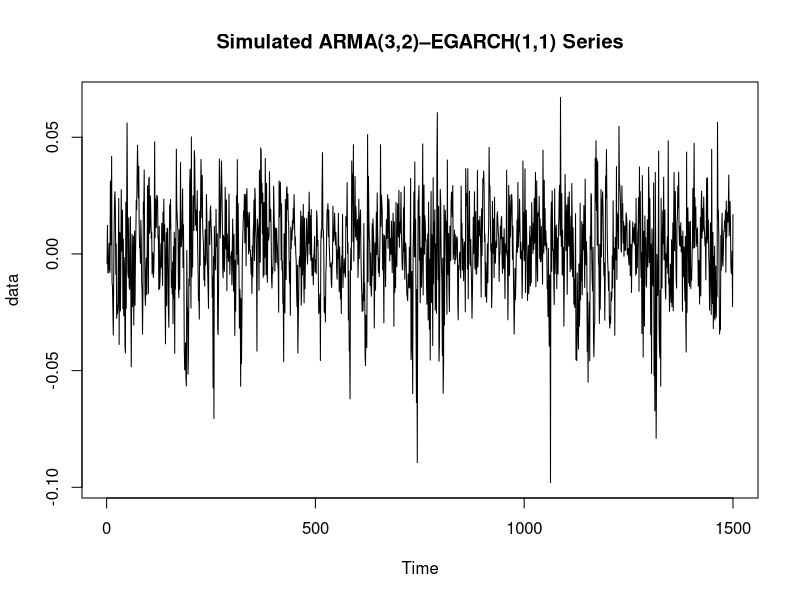

Reproduce this figure in R. (Note: this script raises an error after producing the figure.)
dgp_process <- function(n, p, q, phi, theta, garch){
  #n: Length of data set
  #p,q: ARMA(p,q)
  #phi: c(Φ1, Φ2, Φ3)
  #theta: c(θ1, θ2)
  #egarch: (ω, α, γ, β)
  
  if ((p != length(phi)) || (q != length(theta))) return("Model order does NOT match input length")
  # Setting up arrays
  data <- numeric(n)
  eps <- numeric(n)
  sig2 <- numeric(n)
  z <- rnorm(n, mean=0, sd=1)
  
  # Initiation
  E_z = sqrt(2/pi) # Assuming z ~ N(0,1)
  sig2[1] <- exp(garch[1] / (1-garch[3]))
  eps[1] <- sqrt(sig2[1]) * z[1]
  data[1] <- eps[1]
  
  for (t in 2:n){
    z_lag <- eps[t-1] / sqrt(sig2[t-1])
    log_sig2_t <- garch[1] + garch[2]*(abs(z_lag)-E_z) + garch[3]*z_lag + garch[4]*log(sig2[t-1])
    sig2[t] <- exp(log_sig2_t)
    
    eps[t] <- sqrt(sig2[t]) * z[t]
    
    ar_value <- 0
    ma_value <- 0
    
    for (j in 1:p){
      if (t-j>=1) ar_value <- ar_value + phi[j]*data[t-j]
    }
    for (k in 1:q){
      if (t-k>=1) ma_value <- ma_value + theta[k]*eps[t-k]
    }
    data[t] <- ar_value + ma_value + eps[t]
  }
  data = na.omit(data)
  return(tail(data, n))
}

# ARIMA(3,0,2)-EGARCH(1,1) Model Specification
p=3; q=2
phi = c(0.6, -0.5, 0.25); theta = c(-0.4, 0.65)
garch = c(-0.8, 0.1, -0.2, 0.9)

set.seed(0729)
n = 1500
data = dgp_process(n=n+200, p, q, phi, theta, garch)
data = tail(data, n)
par(mfcol=c(1,1))
ts.plot(data, main="Simulated ARMA(3,2)–EGARCH(1,1) Series")
write.csv(data, file="C:/Users/user/Desktop/Research Papers/ARIMA GARCH/data.csv", row.names = FALSE)
